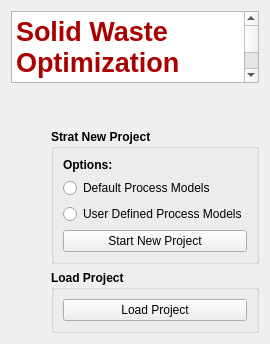
      <widget class="QWidget" name="Start">
       <attribute name="title">
        <string>Start</string>
       </attribute>
       <layout class="QGridLayout" name="gridLayout_2">
        <item row="0" column="0">
         <layout class="QVBoxLayout" name="verticalLayout_11">
          <item>
           <widget class="QTextBrowser" name="textBrowser">
            <property name="sizePolicy">
             <sizepolicy hsizetype="Preferred" vsizetype="Expanding">
              <horstretch>0</horstretch>
              <verstretch>0</verstretch>
             </sizepolicy>
            </property>
            <property name="minimumSize">
             <size>
              <width>0</width>
              <height>0</height>
             </size>
            </property>
            <property name="verticalScrollBarPolicy">
             <enum>Qt::ScrollBarAsNeeded</enum>
            </property>
            <property name="horizontalScrollBarPolicy">
             <enum>Qt::ScrollBarAsNeeded</enum>
            </property>
            <property name="sizeAdjustPolicy">
             <enum>QAbstractScrollArea::AdjustToContentsOnFirstShow</enum>
            </property>
            <property name="html">
             <string>&lt;!DOCTYPE HTML PUBLIC &quot;-//W3C//DTD HTML 4.0//EN&quot; &quot;http://www.w3.org/TR/REC-html40/strict.dtd&quot;&gt;
&lt;html&gt;&lt;head&gt;&lt;meta name=&quot;qrichtext&quot; content=&quot;1&quot; /&gt;&lt;style type=&quot;text/css&quot;&gt;
p, li { white-space: pre-wrap; }
&lt;/style&gt;&lt;/head&gt;&lt;body style=&quot; font-family:'MS Shell Dlg 2'; font-size:8pt; font-weight:400; font-style:normal;&quot;&gt;
&lt;p style=&quot; margin-top:0px; margin-bottom:0px; margin-left:0px; margin-right:0px; -qt-block-indent:0; text-indent:0px;&quot;&gt;&lt;span style=&quot; font-family:'MS Shell Dlg 2'; font-size:20pt; font-weight:600; color:#aa0000;&quot;&gt;Solid Waste Optimization Life-cycle Framework in Python&lt;/span&gt;&lt;/p&gt;
&lt;p style=&quot; margin-top:0px; margin-bottom:0px; margin-left:0px; margin-right:0px; -qt-block-indent:0; text-indent:0px;&quot;&gt;&lt;span style=&quot; font-family:'MS Shell Dlg 2'; font-size:16pt; color:#aa0000;&quot;&gt;Developed at North Carolina State University&lt;/span&gt;&lt;/p&gt;
&lt;p style=&quot; margin-top:0px; margin-bottom:0px; margin-left:0px; margin-right:0px; -qt-block-indent:0; text-indent:0px;&quot;&gt;&lt;img src=&quot;:/ICONS/PySWOLF_ICONS/PySWOLF.ico&quot; /&gt;&lt;/p&gt;
&lt;p style=&quot;-qt-paragraph-type:empty; margin-top:0px; margin-bottom:0px; margin-left:0px; margin-right:0px; -qt-block-indent:0; text-indent:0px; font-family:'MS Shell Dlg 2';&quot;&gt;&lt;br /&gt;&lt;/p&gt;
&lt;p style=&quot;-qt-paragraph-type:empty; margin-top:0px; margin-bottom:0px; margin-left:0px; margin-right:0px; -qt-block-indent:0; text-indent:0px; font-family:'MS Shell Dlg 2';&quot;&gt;&lt;br /&gt;&lt;/p&gt;
&lt;p style=&quot; margin-top:0px; margin-bottom:0px; margin-left:0px; margin-right:0px; -qt-block-indent:0; text-indent:0px;&quot;&gt;&lt;span style=&quot; font-family:'MS Shell Dlg 2'; font-size:10pt; font-weight:600; color:#aa0000;&quot;&gt;Development Team:&lt;/span&gt;&lt;/p&gt;
&lt;p style=&quot; margin-top:12px; margin-bottom:12px; margin-left:0px; margin-right:0px; -qt-block-indent:0; text-indent:0px;&quot;&gt;&lt;span style=&quot; font-family:'Georgia','serif'; font-weight:600; color:#000000;&quot;&gt;Mojtaba Sardarmehni&lt;/span&gt;&lt;span style=&quot; font-family:'Georgia','serif'; color:#000000;&quot;&gt;, Ph.D. Student&lt;/span&gt;&lt;/p&gt;
&lt;p style=&quot; margin-top:12px; margin-bottom:12px; margin-left:0px; margin-right:0px; -qt-block-indent:0; text-indent:0px;&quot;&gt;&lt;span style=&quot; font-family:'Georgia','serif'; font-size:17px; font-weight:600; color:#3e4349; background-color:#ffffff;&quot;&gt;Pedro Anchieta&lt;/span&gt;&lt;span style=&quot; font-family:'Georgia','serif'; color:#000000;&quot;&gt;, Master Student &lt;/span&gt;&lt;/p&gt;
&lt;p style=&quot; margin-top:12px; margin-bottom:12px; margin-left:0px; margin-right:0px; -qt-block-indent:0; text-indent:0px;&quot;&gt;&lt;span style=&quot; font-family:'Georgia','serif'; font-weight:600; color:#000000;&quot;&gt;Dr. James W. Levis&lt;/span&gt;&lt;span style=&quot; font-family:'Georgia','serif'; color:#000000;&quot;&gt;, Research Assistant Professor&lt;/span&gt;&lt;/p&gt;
&lt;p style=&quot;-qt-paragraph-type:empty; margin-top:12px; margin-bottom:12px; margin-left:0px; margin-right:0px; -qt-block-indent:0; text-indent:0px; font-family:'MS Shell Dlg 2';&quot;&gt;&lt;br /&gt;&lt;/p&gt;
&lt;p style=&quot; margin-top:12px; margin-bottom:12px; margin-left:0px; margin-right:0px; -qt-block-indent:0; text-indent:0px;&quot;&gt;&lt;span style=&quot; font-family:'MS Shell Dlg 2'; font-size:10pt; font-weight:600; color:#aa0000;&quot;&gt;Related Links:&lt;/span&gt;&lt;/p&gt;
&lt;p style=&quot; margin-top:12px; margin-bottom:12px; margin-left:0px; margin-right:0px; -qt-block-indent:0; text-indent:0px;&quot;&gt;&lt;span style=&quot; font-family:'MS Shell Dlg 2'; font-weight:600;&quot;&gt;Install: &lt;/span&gt;&lt;a href=&quot;https://pypi.org/project/swolfpy/&quot;&gt;&lt;span style=&quot; font-family:'MS Shell Dlg 2'; text-decoration: underline; color:#0000ff;&quot;&gt;https://pypi.org/project/swolfpy/&lt;/span&gt;&lt;/a&gt;&lt;/p&gt;
&lt;p style=&quot; margin-top:12px; margin-bottom:12px; margin-left:0px; margin-right:0px; -qt-block-indent:0; text-indent:0px;&quot;&gt;&lt;span style=&quot; font-family:'MS Shell Dlg 2'; font-weight:600;&quot;&gt;Document: &lt;/span&gt;&lt;a href=&quot;https://go.ncsu.edu/swolfpy_docs&quot;&gt;&lt;span style=&quot; font-family:'MS Shell Dlg 2'; text-decoration: underline; color:#0000ff;&quot;&gt;https://go.ncsu.edu/swolfpy_docs&lt;/span&gt;&lt;/a&gt;&lt;/p&gt;
&lt;p style=&quot; margin-top:12px; margin-bottom:12px; margin-left:0px; margin-right:0px; -qt-block-indent:0; text-indent:0px;&quot;&gt;&lt;span style=&quot; font-family:'MS Shell Dlg 2'; font-weight:600;&quot;&gt;Source Code: &lt;/span&gt;&lt;a href=&quot;https://go.ncsu.edu/swolfpy_source_code&quot;&gt;&lt;span style=&quot; font-family:'MS Shell Dlg 2'; text-decoration: underline; color:#0000ff;&quot;&gt;https://go.ncsu.edu/swolfpy_source_code&lt;/span&gt;&lt;/a&gt;&lt;/p&gt;
&lt;p style=&quot; margin-top:12px; margin-bottom:12px; margin-left:0px; margin-right:0px; -qt-block-indent:0; text-indent:0px;&quot;&gt;&lt;span style=&quot; font-family:'MS Shell Dlg 2'; font-weight:600;&quot;&gt;Report bugs: &lt;/span&gt;&lt;a href=&quot;https://go.ncsu.edu/swolfpy_issues&quot;&gt;&lt;span style=&quot; font-family:'MS Shell Dlg 2'; text-decoration: underline; color:#0000ff;&quot;&gt;https://go.ncsu.edu/swolfpy_issues&lt;/span&gt;&lt;/a&gt;&lt;/p&gt;&lt;/body&gt;&lt;/html&gt;</string>
            </property>
            <property name="openExternalLinks">
             <bool>true</bool>
            </property>
            <property name="openLinks">
             <bool>true</bool>
            </property>
           </widget>
          </item>
          <item>
           <spacer name="verticalSpacer_4">
            <property name="orientation">
             <enum>Qt::Vertical</enum>
            </property>
            <property name="sizeType">
             <enum>QSizePolicy::Preferred</enum>
            </property>
            <property name="sizeHint" stdset="0">
             <size>
              <width>20</width>
              <height>40</height>
             </size>
            </property>
           </spacer>
          </item>
          <item>
           <layout class="QHBoxLayout" name="horizontalLayout_15">
            <item>
             <spacer name="horizontalSpacer_17">
              <property name="orientation">
               <enum>Qt::Horizontal</enum>
              </property>
              <property name="sizeHint" stdset="0">
               <size>
                <width>40</width>
                <height>20</height>
               </size>
              </property>
             </spacer>
            </item>
            <item>
             <layout class="QVBoxLayout" name="verticalLayout_10">
              <item>
               <widget class="QGroupBox" name="groupBox_8">
                <property name="font">
                 <font>
                  <weight>75</weight>
                  <bold>true</bold>
                  <kerning>true</kerning>
                 </font>
                </property>
                <property name="title">
                 <string>Strat New Project</string>
                </property>
                <layout class="QGridLayout" name="gridLayout_72">
                 <item row="0" column="0">
                  <widget class="QLabel" name="label_55">
                   <property name="text">
                    <string>Options:</string>
                   </property>
                  </widget>
                 </item>
                 <item row="1" column="0">
                  <widget class="QRadioButton" name="Start_def_process">
                   <property name="font">
                    <font>
                     <weight>50</weight>
                     <bold>false</bold>
                     <kerning>true</kerning>
                    </font>
                   </property>
                   <property name="text">
                    <string>Default Process Models</string>
                   </property>
                  </widget>
                 </item>
                 <item row="3" column="0" colspan="2">
                  <widget class="QPushButton" name="Start_new_project">
                   <property name="font">
                    <font>
                     <weight>50</weight>
                     <bold>false</bold>
                     <underline>false</underline>
                     <kerning>true</kerning>
                    </font>
                   </property>
                   <property name="text">
                    <string>Start New Project</string>
                   </property>
                  </widget>
                 </item>
                 <item row="2" column="0" colspan="2">
                  <widget class="QRadioButton" name="Start_user_process">
                   <property name="font">
                    <font>
                     <weight>50</weight>
                     <bold>false</bold>
                     <kerning>true</kerning>
                    </font>
                   </property>
                   <property name="text">
                    <string>User Defined Process Models</string>
                   </property>
                  </widget>
                 </item>
                </layout>
               </widget>
              </item>
              <item>
               <widget class="QGroupBox" name="groupBox_9">
                <property name="font">
                 <font>
                  <weight>75</weight>
                  <bold>true</bold>
                  <kerning>true</kerning>
                 </font>
                </property>
                <property name="title">
                 <string>Load Project</string>
                </property>
                <layout class="QGridLayout" name="gridLayout_73">
                 <item row="0" column="0">
                  <widget class="QPushButton" name="Start_load_project">
                   <property name="font">
                    <font>
                     <weight>50</weight>
                     <bold>false</bold>
                     <underline>false</underline>
                     <kerning>true</kerning>
                    </font>
                   </property>
                   <property name="text">
                    <string>Load Project</string>
                   </property>
                   <property name="icon">
                    <iconset resource="PyWOLF_Resource.qrc">
                     <normaloff>:/ICONS/PySWOLF_ICONS/Load.png</normaloff>:/ICONS/PySWOLF_ICONS/Load.png</iconset>
                   </property>
                  </widget>
                 </item>
                </layout>
               </widget>
              </item>
             </layout>
            </item>
           </layout>
          </item>
         </layout>
        </item>
       </layout>
      </widget>
